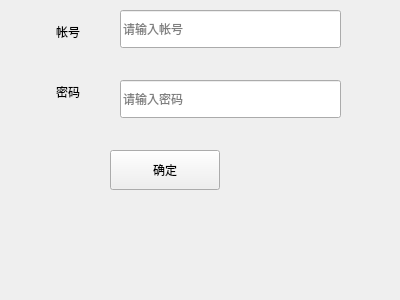
<?xml version="1.0" encoding="UTF-8"?>
<ui version="4.0">
 <class>Form</class>
 <widget class="QWidget" name="Form">
  <property name="geometry">
   <rect>
    <x>0</x>
    <y>0</y>
    <width>400</width>
    <height>300</height>
   </rect>
  </property>
  <property name="windowTitle">
   <string>登陆框</string>
  </property>
  <property name="windowOpacity">
   <double>1.000000000000000</double>
  </property>
  <widget class="QLabel" name="label">
   <property name="geometry">
    <rect>
     <x>30</x>
     <y>20</y>
     <width>76</width>
     <height>24</height>
    </rect>
   </property>
   <property name="text">
    <string>帐号</string>
   </property>
   <property name="alignment">
    <set>Qt::AlignCenter</set>
   </property>
  </widget>
  <widget class="QLabel" name="label_2">
   <property name="geometry">
    <rect>
     <x>30</x>
     <y>80</y>
     <width>76</width>
     <height>24</height>
    </rect>
   </property>
   <property name="text">
    <string>密码</string>
   </property>
   <property name="alignment">
    <set>Qt::AlignCenter</set>
   </property>
  </widget>
  <widget class="QLineEdit" name="lineEdit">
   <property name="geometry">
    <rect>
     <x>120</x>
     <y>10</y>
     <width>221</width>
     <height>38</height>
    </rect>
   </property>
   <property name="placeholderText">
    <string>请输入帐号</string>
   </property>
  </widget>
  <widget class="QLineEdit" name="lineEdit_2">
   <property name="geometry">
    <rect>
     <x>120</x>
     <y>80</y>
     <width>221</width>
     <height>38</height>
    </rect>
   </property>
   <property name="placeholderText">
    <string>请输入密码</string>
   </property>
  </widget>
  <widget class="QPushButton" name="pushButton">
   <property name="geometry">
    <rect>
     <x>110</x>
     <y>150</y>
     <width>110</width>
     <height>40</height>
    </rect>
   </property>
   <property name="text">
    <string>确定</string>
   </property>
  </widget>
 </widget>
 <resources/>
 <connections/>
</ui>
